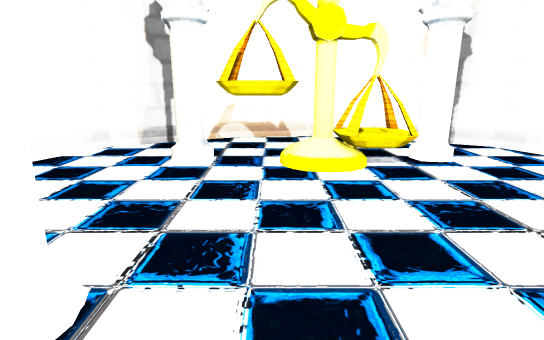
[1] (above)

16 first-person views from a walk through a 3-D level made in the Unity game engine. The camera is 1.41 m above the floor, tilts 14° down and sees 80° across. The floor is counted in squares, 0.63 m on a side. Each view is taken from the middle of a square. On the plan, view 1 faces up. The plan holds only what a view shows up to about 19 squares ahead; the rest is blank. The place goes on beyond the plan. The player character is not drawn.

[2]
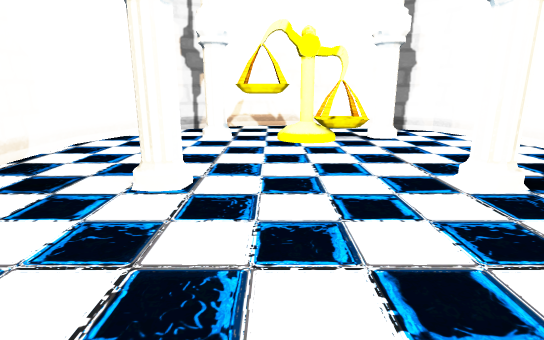

[3]
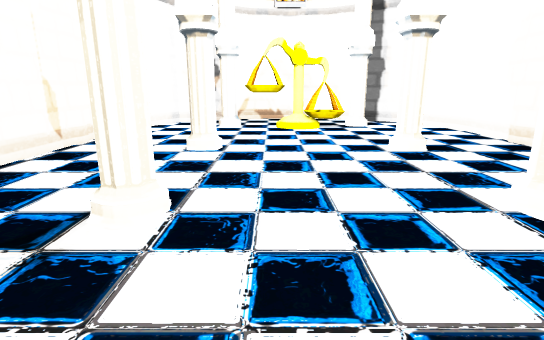

[4]
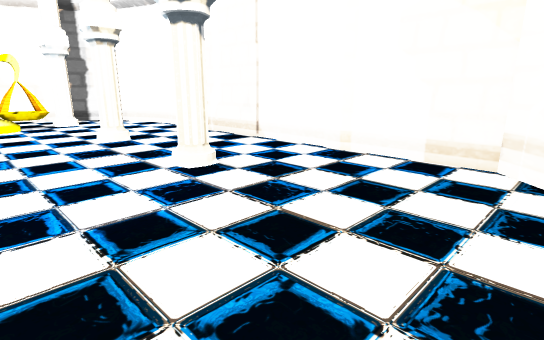

[5]
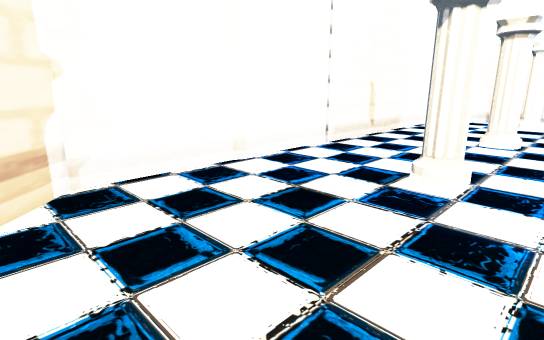

[6]
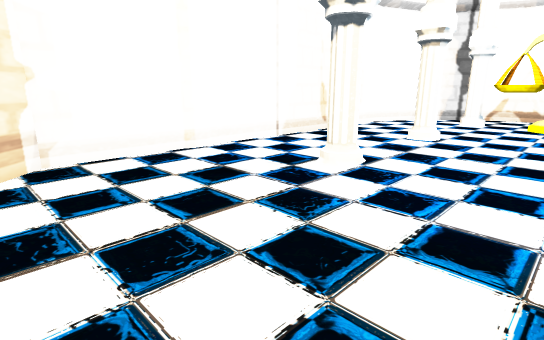

[7]
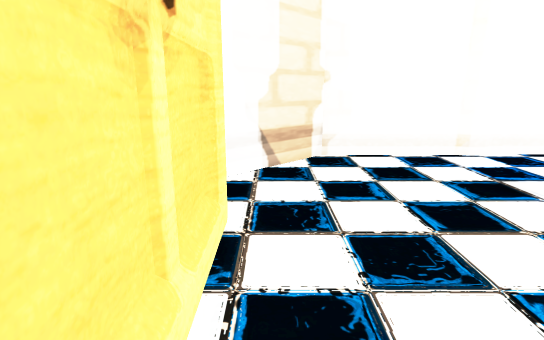

[8]
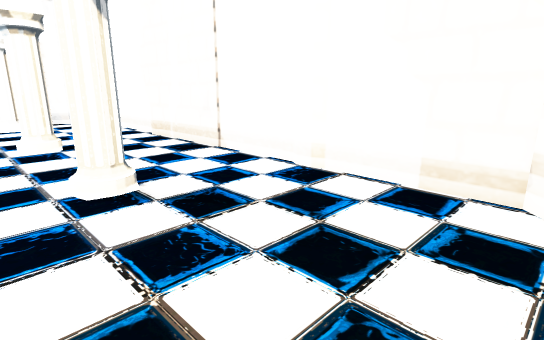

[9]
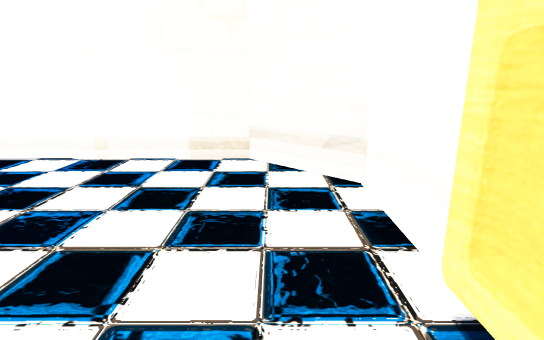

[10]
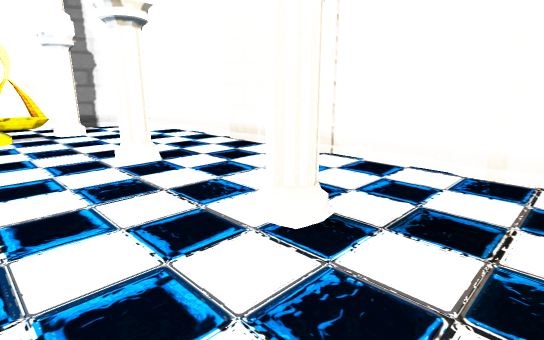

[11]
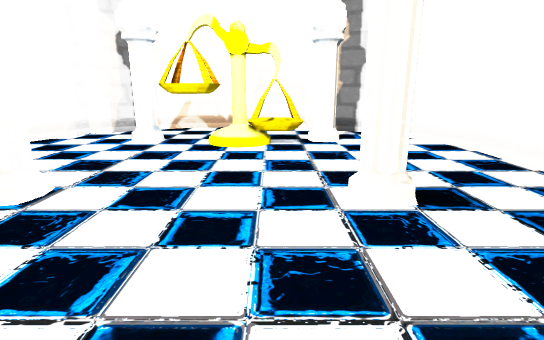

[12]
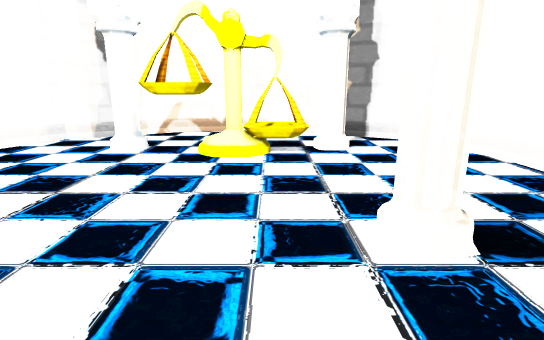

[13]
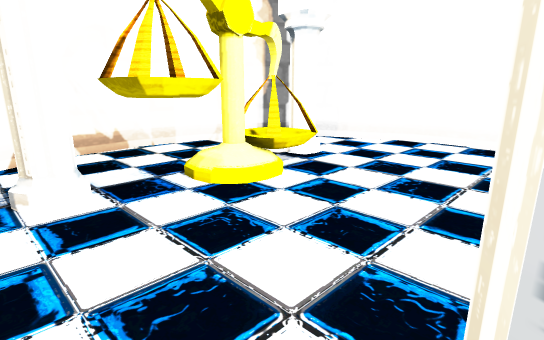

[14]
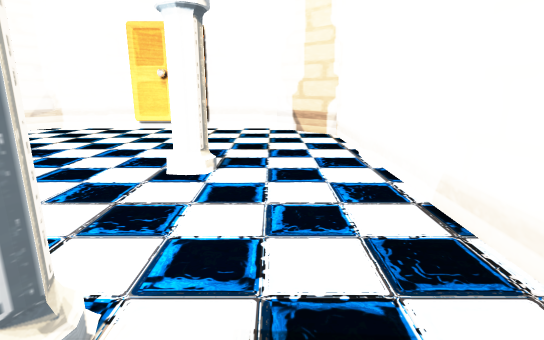

[15]
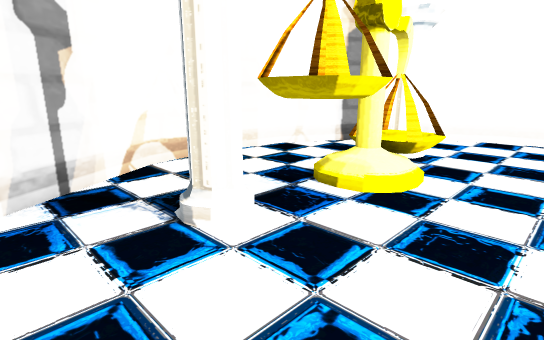

[16]
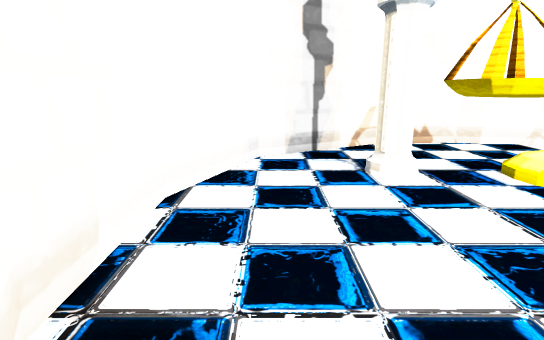

### Floor plan
Points are (right, up) in squares from view 1. A wall is a line through its corners. A room is listed if a view was taken in it or the views show most of it. See-through windows are left out.
Room 1 (views 1, 2, 3, 4, 5, 6, 7, 8, 9, 10, 11, 12, 13, 14, 15, 16)
walls: (-3, 2.3) (-3.2, 2.7) (-3, 3.1); (-3.3, -3.9) (-2.7, -3.7) (-2.3, -3.8); (-3, -4.5) (-3.4, -3.8); (5, -4.6) (4.9, -4.2) (5, -3.8); (-7.9, 3.9) (-8.2, 3.2) (-8.2, -5.4) (-8, -5.7); (10.6, 3.1) (10.3, 3.9) (10.7, 4.6); (-8.2, -5.6) (-8.2, -11.3) (-5.3, -14.2) (-4.7, -14.1); (-2.2, 10.4) (-2.7, 10.3) (-3, 10.4) (-3.2, 10.8) (-3, 11.2); (-8, -6.2) (-8.2, -6.7); (10.4, -5.7) (10.7, -5.2); (10.6, -6.2) (10.6, 8.7) (8.8, 12.8) (4.1, 15.5) (1.1, 15.9); (5.8, 10.4) (5.4, 10.3) (5, 10.4) (4.8, 10.8); (-1.4, -13.7) (2.9, -13.7); (-1, -13.8) (2.6, -13.8); (2.6, -14.1) (7.7, -14.2) (10.6, -11.3) (10.6, -6.6) (10.4, -6.2); (-4.9, -14) (-1.2, -14); (1.2, 15.9) (-1.7, 15.5) (-6.5, 12.8) (-8.2, 8.7) (-8.2, 3.6)
low walls: (-3.4, -3.8) (-2.8, -3.5); (-8.3, 4.6) (-7.9, 3.9); (5.2, 10.1) (4.8, 10.3); (-3.1, 10.2) (-3.4, 10.6)
objects: other object (-2, 9) to (1, 11); other object (2, 9) to (4, 11)

Positions as (right, up) in squares from view 1, and headings:
1: (0, 0), facing up
2: (0, -5), facing up
3: (0, -10), facing up
4: (0, -13), facing up-right
5: (0, -13), facing up-left
6: (3, -13), facing up-left
7: (3, -13), facing left
8: (3, -12), facing up-right
9: (0, -12), facing right
10: (1, -8), facing up-right
11: (3, -4), facing up
12: (3, -2), facing up
13: (-4, 3), facing up-right
14: (-5, 5), facing down
15: (-6, 6), facing up-right
16: (-6, 2), facing up
